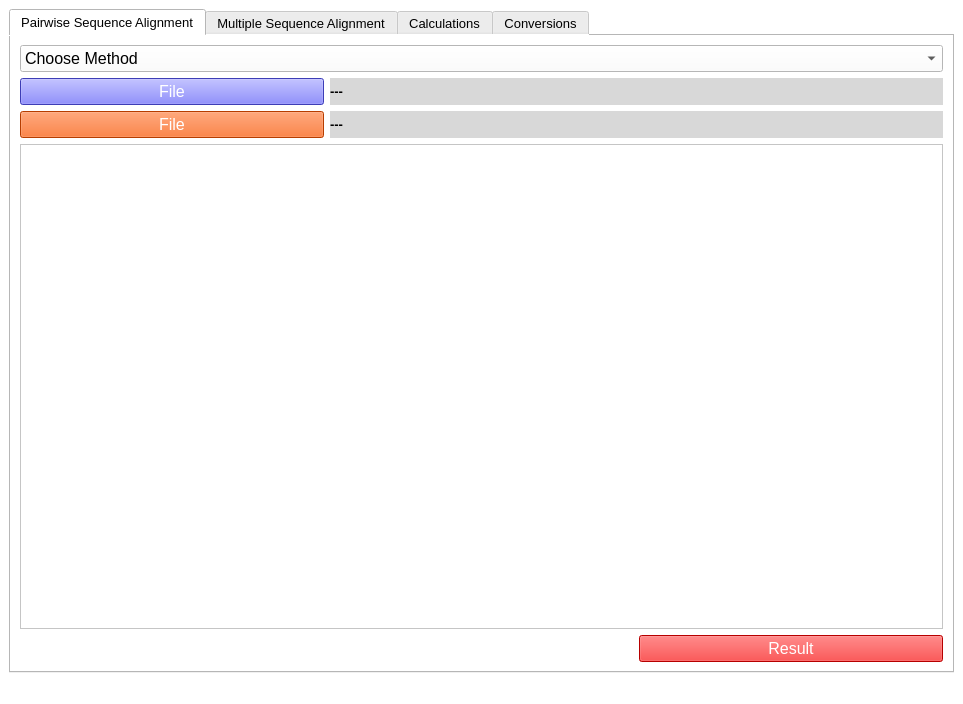
<?xml version="1.0" encoding="UTF-8"?>
<ui version="4.0">
 <class>MainWindow</class>
 <widget class="QMainWindow" name="MainWindow">
  <property name="geometry">
   <rect>
    <x>0</x>
    <y>0</y>
    <width>963</width>
    <height>704</height>
   </rect>
  </property>
  <property name="windowTitle">
   <string>MainWindow</string>
  </property>
  <property name="styleSheet">
   <string notr="true">background-color: rgb(255, 255, 255);
color: rgb(0, 0, 0);</string>
  </property>
  <widget class="QWidget" name="centralwidget">
   <layout class="QGridLayout" name="gridLayout">
    <item row="0" column="0">
     <widget class="QTabWidget" name="tabWidget">
      <property name="font">
       <font>
        <pointsize>10</pointsize>
        <weight>50</weight>
        <bold>false</bold>
       </font>
      </property>
      <property name="styleSheet">
       <string notr="true">background-color: rgb(255, 255, 255);
color: rgb(0, 0, 0);</string>
      </property>
      <property name="currentIndex">
       <number>0</number>
      </property>
      <widget class="QWidget" name="tab_4">
       <attribute name="title">
        <string>Pairwise Sequence Alignment</string>
       </attribute>
       <layout class="QGridLayout" name="gridLayout_5">
        <item row="5" column="0" colspan="3">
         <widget class="QTextBrowser" name="msaOutputText_2">
          <property name="font">
           <font>
            <pointsize>10</pointsize>
           </font>
          </property>
          <property name="styleSheet">
           <string notr="true">color: rgb(0, 0, 0);</string>
          </property>
         </widget>
        </item>
        <item row="6" column="2">
         <widget class="QPushButton" name="resultBtn_4">
          <property name="font">
           <font>
            <pointsize>12</pointsize>
           </font>
          </property>
          <property name="styleSheet">
           <string notr="true">background-color: rgb(255, 0, 0);
color: rgb(255, 255, 255);</string>
          </property>
          <property name="text">
           <string>Result</string>
          </property>
         </widget>
        </item>
        <item row="3" column="0">
         <widget class="QPushButton" name="browseBtn_5">
          <property name="font">
           <font>
            <pointsize>12</pointsize>
           </font>
          </property>
          <property name="styleSheet">
           <string notr="true">background-color: rgb(255, 85, 0);
color: rgb(255, 255, 255);</string>
          </property>
          <property name="text">
           <string>File</string>
          </property>
         </widget>
        </item>
        <item row="1" column="0" rowspan="2">
         <widget class="QPushButton" name="browseBtn_4">
          <property name="font">
           <font>
            <pointsize>12</pointsize>
           </font>
          </property>
          <property name="styleSheet">
           <string notr="true">background-color: rgb(85, 85, 255);
color: rgb(255, 255, 255);</string>
          </property>
          <property name="text">
           <string>File</string>
          </property>
         </widget>
        </item>
        <item row="3" column="1" colspan="2">
         <widget class="QLabel" name="filepathView_5">
          <property name="font">
           <font>
            <pointsize>10</pointsize>
            <weight>75</weight>
            <bold>true</bold>
           </font>
          </property>
          <property name="styleSheet">
           <string notr="true">background-color: rgb(216, 216, 216);</string>
          </property>
          <property name="text">
           <string>---</string>
          </property>
         </widget>
        </item>
        <item row="0" column="0" colspan="3">
         <widget class="QComboBox" name="comboBox_4">
          <property name="font">
           <font>
            <pointsize>12</pointsize>
            <weight>50</weight>
            <bold>false</bold>
           </font>
          </property>
          <property name="styleSheet">
           <string notr="true">background-color: rgb(255, 255, 255);</string>
          </property>
          <item>
           <property name="text">
            <string>Choose Method</string>
           </property>
          </item>
          <item>
           <property name="text">
            <string>Global Alignment</string>
           </property>
          </item>
          <item>
           <property name="text">
            <string>Local Alignment</string>
           </property>
          </item>
         </widget>
        </item>
        <item row="1" column="1" rowspan="2" colspan="2">
         <widget class="QLabel" name="filepathView_4">
          <property name="font">
           <font>
            <pointsize>10</pointsize>
            <weight>75</weight>
            <bold>true</bold>
           </font>
          </property>
          <property name="styleSheet">
           <string notr="true">background-color: rgb(216, 216, 216);</string>
          </property>
          <property name="text">
           <string>---</string>
          </property>
         </widget>
        </item>
       </layout>
      </widget>
      <widget class="QWidget" name="tab_3">
       <attribute name="title">
        <string>Multiple Sequence Alignment</string>
       </attribute>
       <layout class="QGridLayout" name="gridLayout_4">
        <item row="2" column="2" rowspan="2" colspan="2">
         <widget class="PlotWidget" name="graphicsView">
          <property name="styleSheet">
           <string notr="true">color: rgb(0, 0, 0);</string>
          </property>
         </widget>
        </item>
        <item row="4" column="3">
         <widget class="QPushButton" name="resultBtn_3">
          <property name="font">
           <font>
            <pointsize>12</pointsize>
           </font>
          </property>
          <property name="styleSheet">
           <string notr="true">background-color: rgb(255, 0, 0);
color: rgb(255, 255, 255);</string>
          </property>
          <property name="text">
           <string>Result</string>
          </property>
         </widget>
        </item>
        <item row="2" column="0" colspan="2">
         <widget class="QTextBrowser" name="msaOutputText">
          <property name="font">
           <font>
            <pointsize>10</pointsize>
           </font>
          </property>
          <property name="styleSheet">
           <string notr="true">color: rgb(0, 0, 0);</string>
          </property>
         </widget>
        </item>
        <item row="0" column="1" colspan="3">
         <widget class="QComboBox" name="comboBox_3">
          <property name="font">
           <font>
            <pointsize>12</pointsize>
            <weight>50</weight>
            <bold>false</bold>
           </font>
          </property>
          <property name="styleSheet">
           <string notr="true">background-color: rgb(255, 255, 255);</string>
          </property>
          <item>
           <property name="text">
            <string>Choose Method</string>
           </property>
          </item>
          <item>
           <property name="text">
            <string>Sequence Alignment</string>
           </property>
          </item>
          <item>
           <property name="text">
            <string>Phylogenetic Tree</string>
           </property>
          </item>
         </widget>
        </item>
        <item row="1" column="1" colspan="3">
         <widget class="QLabel" name="filepathView_3">
          <property name="font">
           <font>
            <pointsize>10</pointsize>
            <weight>75</weight>
            <bold>true</bold>
           </font>
          </property>
          <property name="styleSheet">
           <string notr="true">background-color: rgb(216, 216, 216);</string>
          </property>
          <property name="text">
           <string>---</string>
          </property>
         </widget>
        </item>
        <item row="0" column="0" rowspan="2">
         <widget class="QPushButton" name="browseBtn_3">
          <property name="font">
           <font>
            <pointsize>12</pointsize>
           </font>
          </property>
          <property name="styleSheet">
           <string notr="true">background-color: rgb(85, 85, 255);
color: rgb(255, 255, 255);</string>
          </property>
          <property name="text">
           <string>File</string>
          </property>
         </widget>
        </item>
       </layout>
      </widget>
      <widget class="QWidget" name="tab">
       <property name="font">
        <font>
         <pointsize>8</pointsize>
        </font>
       </property>
       <attribute name="title">
        <string>Calculations</string>
       </attribute>
       <layout class="QGridLayout" name="gridLayout_2">
        <item row="2" column="0">
         <widget class="QLabel" name="textLabel">
          <property name="minimumSize">
           <size>
            <width>200</width>
            <height>40</height>
           </size>
          </property>
          <property name="font">
           <font>
            <pointsize>10</pointsize>
            <weight>75</weight>
            <bold>true</bold>
           </font>
          </property>
          <property name="styleSheet">
           <string notr="true"/>
          </property>
          <property name="text">
           <string>Text or a file</string>
          </property>
         </widget>
        </item>
        <item row="4" column="0" colspan="3">
         <widget class="QPlainTextEdit" name="inputTextView">
          <property name="font">
           <font>
            <family>Candara</family>
            <pointsize>14</pointsize>
           </font>
          </property>
          <property name="styleSheet">
           <string notr="true">color: rgb(0, 0, 0);</string>
          </property>
         </widget>
        </item>
        <item row="5" column="2">
         <widget class="QPushButton" name="resultBtn">
          <property name="font">
           <font>
            <pointsize>12</pointsize>
            <weight>75</weight>
            <bold>true</bold>
           </font>
          </property>
          <property name="styleSheet">
           <string notr="true">background-color: rgb(255, 0, 0);
color: rgb(255, 255, 255);</string>
          </property>
          <property name="text">
           <string>Result</string>
          </property>
         </widget>
        </item>
        <item row="5" column="0">
         <widget class="QLabel" name="textLabel_2">
          <property name="minimumSize">
           <size>
            <width>200</width>
            <height>40</height>
           </size>
          </property>
          <property name="font">
           <font>
            <pointsize>10</pointsize>
            <weight>75</weight>
            <bold>true</bold>
           </font>
          </property>
          <property name="styleSheet">
           <string notr="true"/>
          </property>
          <property name="text">
           <string>Output</string>
          </property>
         </widget>
        </item>
        <item row="6" column="0" colspan="3">
         <widget class="QTextBrowser" name="outputTextView">
          <property name="font">
           <font>
            <family>MS Sans Serif</family>
            <pointsize>14</pointsize>
           </font>
          </property>
          <property name="styleSheet">
           <string notr="true">color: rgb(0, 0, 0);</string>
          </property>
         </widget>
        </item>
        <item row="2" column="1" colspan="2">
         <widget class="QComboBox" name="comboBox">
          <property name="font">
           <font>
            <pointsize>12</pointsize>
           </font>
          </property>
          <property name="styleSheet">
           <string notr="true">background-color: rgb(216, 216, 216);
color: rgb(0, 0, 0);</string>
          </property>
          <item>
           <property name="text">
            <string>Choose Type</string>
           </property>
          </item>
          <item>
           <property name="text">
            <string>DNA</string>
           </property>
          </item>
          <item>
           <property name="text">
            <string>RNA</string>
           </property>
          </item>
          <item>
           <property name="text">
            <string>Protein</string>
           </property>
          </item>
         </widget>
        </item>
        <item row="3" column="2">
         <widget class="QPushButton" name="browseBtn">
          <property name="font">
           <font>
            <pointsize>12</pointsize>
            <weight>75</weight>
            <bold>true</bold>
           </font>
          </property>
          <property name="styleSheet">
           <string notr="true">background-color: rgb(85, 85, 255);
color: rgb(255, 255, 255);
background-color: rgb(65, 65, 195);</string>
          </property>
          <property name="text">
           <string>File</string>
          </property>
         </widget>
        </item>
        <item row="3" column="0" colspan="2">
         <widget class="QLabel" name="label">
          <property name="font">
           <font>
            <pointsize>10</pointsize>
            <weight>75</weight>
            <bold>true</bold>
           </font>
          </property>
          <property name="styleSheet">
           <string notr="true">background-color: rgb(216, 216, 216);</string>
          </property>
          <property name="text">
           <string>---</string>
          </property>
         </widget>
        </item>
       </layout>
      </widget>
      <widget class="QWidget" name="tab_2">
       <attribute name="title">
        <string>Conversions</string>
       </attribute>
       <layout class="QGridLayout" name="gridLayout_3">
        <item row="4" column="2">
         <widget class="QPushButton" name="resultBtn_2">
          <property name="font">
           <font>
            <pointsize>12</pointsize>
            <weight>75</weight>
            <bold>true</bold>
           </font>
          </property>
          <property name="styleSheet">
           <string notr="true">background-color: rgb(255, 0, 0);
color: rgb(255, 255, 255);</string>
          </property>
          <property name="text">
           <string>Result</string>
          </property>
         </widget>
        </item>
        <item row="4" column="0">
         <widget class="QLabel" name="textLabel_4">
          <property name="minimumSize">
           <size>
            <width>200</width>
            <height>40</height>
           </size>
          </property>
          <property name="font">
           <font>
            <pointsize>10</pointsize>
            <weight>75</weight>
            <bold>true</bold>
           </font>
          </property>
          <property name="styleSheet">
           <string notr="true"/>
          </property>
          <property name="text">
           <string>Output</string>
          </property>
         </widget>
        </item>
        <item row="0" column="0">
         <widget class="QLabel" name="textLabel_3">
          <property name="minimumSize">
           <size>
            <width>200</width>
            <height>40</height>
           </size>
          </property>
          <property name="font">
           <font>
            <pointsize>10</pointsize>
            <weight>75</weight>
            <bold>true</bold>
           </font>
          </property>
          <property name="styleSheet">
           <string notr="true">
</string>
          </property>
          <property name="text">
           <string>Text or a file</string>
          </property>
         </widget>
        </item>
        <item row="6" column="1">
         <widget class="QPushButton" name="extractBtn">
          <property name="font">
           <font>
            <pointsize>12</pointsize>
            <weight>75</weight>
            <bold>true</bold>
           </font>
          </property>
          <property name="styleSheet">
           <string notr="true">background-color: rgb(0, 0, 0);
color: rgb(255, 255, 255);</string>
          </property>
          <property name="text">
           <string>Extract File</string>
          </property>
         </widget>
        </item>
        <item row="5" column="0" colspan="3">
         <widget class="QTextBrowser" name="outputTextView_2">
          <property name="font">
           <font>
            <family>MS Sans Serif</family>
            <pointsize>14</pointsize>
           </font>
          </property>
          <property name="styleSheet">
           <string notr="true">color: rgb(0, 0, 0);</string>
          </property>
         </widget>
        </item>
        <item row="3" column="0" colspan="3">
         <widget class="QPlainTextEdit" name="inputTextView_2">
          <property name="font">
           <font>
            <family>Candara</family>
            <pointsize>14</pointsize>
           </font>
          </property>
          <property name="styleSheet">
           <string notr="true">color: rgb(0, 0, 0);</string>
          </property>
         </widget>
        </item>
        <item row="1" column="2">
         <widget class="QPushButton" name="browseBtn_2">
          <property name="font">
           <font>
            <pointsize>12</pointsize>
            <weight>75</weight>
            <bold>true</bold>
           </font>
          </property>
          <property name="styleSheet">
           <string notr="true">background-color: rgb(85, 85, 255);
background-color: rgb(65, 65, 195);
color: rgb(255, 255, 255);</string>
          </property>
          <property name="text">
           <string>File</string>
          </property>
         </widget>
        </item>
        <item row="1" column="0" colspan="2">
         <widget class="QLabel" name="label_2">
          <property name="font">
           <font>
            <pointsize>10</pointsize>
            <weight>75</weight>
            <bold>true</bold>
           </font>
          </property>
          <property name="styleSheet">
           <string notr="true">background-color: rgb(216, 216, 216);</string>
          </property>
          <property name="text">
           <string>---</string>
          </property>
         </widget>
        </item>
        <item row="0" column="1" colspan="2">
         <widget class="QComboBox" name="comboBox_2">
          <property name="font">
           <font>
            <pointsize>12</pointsize>
           </font>
          </property>
          <property name="styleSheet">
           <string notr="true">background-color: rgb(216, 216, 216);</string>
          </property>
          <item>
           <property name="text">
            <string>Choose Method</string>
           </property>
          </item>
          <item>
           <property name="text">
            <string>Transcribe</string>
           </property>
          </item>
          <item>
           <property name="text">
            <string>Translate</string>
           </property>
          </item>
          <item>
           <property name="text">
            <string/>
           </property>
          </item>
          <item>
           <property name="text">
            <string/>
           </property>
          </item>
         </widget>
        </item>
       </layout>
      </widget>
     </widget>
    </item>
   </layout>
  </widget>
  <widget class="QStatusBar" name="statusbar"/>
 </widget>
 <customwidgets>
  <customwidget>
   <class>PlotWidget</class>
   <extends>QGraphicsView</extends>
   <header location="global">pyqtgraph</header>
  </customwidget>
 </customwidgets>
 <resources/>
 <connections/>
</ui>
